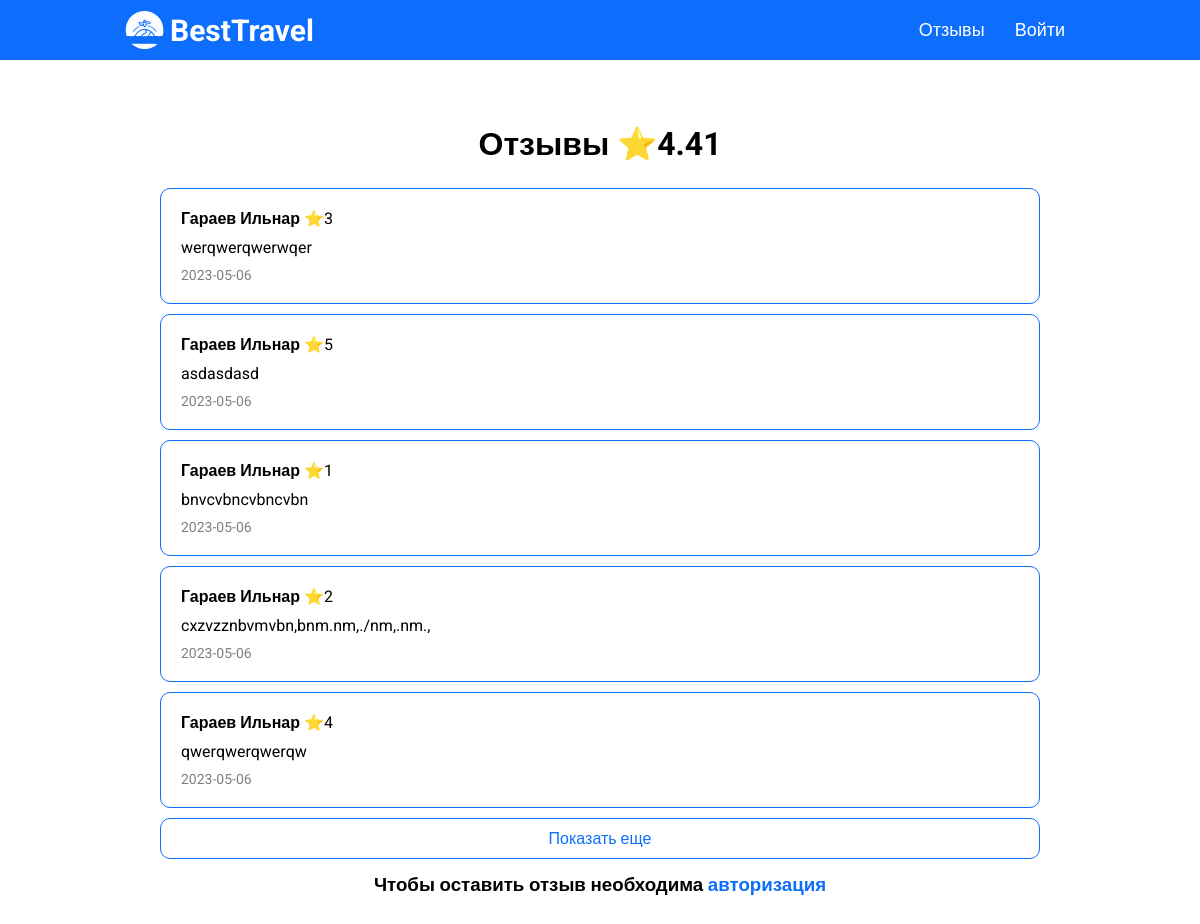
The page /reviews-page.php on the database its author committed.
### tables this page shows
CREATE TABLE `reviews` (
  `review_id` int(11) NOT NULL,
  `review_text` text NOT NULL,
  `review_date` datetime NOT NULL,
  `review_rate` int(11) NOT NULL,
  `user_id` int(11) NOT NULL
);

CREATE TABLE `users` (
  `user_id` int(11) NOT NULL,
  `surname` varchar(50) NOT NULL,
  `name` varchar(50) NOT NULL,
  `patronymic` varchar(50) NOT NULL,
  `email` varchar(50) NOT NULL,
  `phone` varchar(30) NOT NULL,
  `date_birth` date DEFAULT NULL,
  `login` varchar(50) NOT NULL,
  `password` varchar(255) NOT NULL,
  `role_id` int(11) NOT NULL
);

### database/requests.php (called while the page is built, shortened)
<?php
function getAll($string)
{
    require 'connect.php';
    $data = mysqli_query($connect, $string);
    if (mysqli_num_rows($data) > 0) {
        return mysqli_fetch_all($data, MYSQLI_ASSOC);
    } else {
        return false;
    }
}
function getOne($string)
{
    require 'connect.php';
    $data = mysqli_query($connect, $string);
    if (mysqli_num_rows($data) > 0) {
        return mysqli_fetch_assoc($data);
    } else {
        return false;
    }
}
class ApiProvider
{
    public function getReviews()
    {
        return getAll("
            select * from reviews r
            left join users u on u.user_id = r.user_id
            order by r.review_date desc;
        ");
    }
    public function getAvgReviews()
    {
        return getOne("
            select round(avg(review_rate),2) as avg from reviews;
        ");
    }
}
?>

### functions/methods.php (called while the page is built, shortened)
<?php
    class Methods
    {
        public function convDate($date) {
            $x = new DateTime($date);
            return $x->format('Y-m-d');
        }
  }
  $mtd = new Methods;
?>

### reviews-page.php (the view, shortened to what this page needs)
<?php
require_once 'database/requests.php';
require_once 'functions/methods.php';
$reviews = $provider->getReviews();
$avg = $provider->getAvgReviews();
?>
<!DOCTYPE html>
<html lang="ru">
<?php require_once 'templates/head.php'; ?>
<body>
<?php require_once 'templates/header.php'; ?>
<div class="container">
    <?php if($reviews): ?>
        <h1 class="tac">Отзывы &#11088;<?= $avg['avg'] ?></h1>
        <?php foreach($reviews as $item): ?>
            <div class="notification rew">
                <div class="not-title">
                    <b><?= $item['surname'] ?> <?= $item['name'] ?></b> <span class="rate">&#11088;<?= $item['review_rate'] ?></span>
                </div>
                <div class="not-desc">
                    <?= $item['review_text'] ?>
                </div>
                <div class="not-date">
                    <?= $mtd->convDate($item['review_date']) ?>
                </div>
            </div>
        <?php endforeach; ?>
        <button class="review-btn more btn">Показать еще</button>
    <?php else: ?>
        <h2 class="tac">Отзывов нет</h2>
    <?php endif; ?>
    <?php if($_SESSION['user']): ?>
        <form class="review" method="post">
            <textarea name="review_text" placeholder="Оставьте отзыв" rows="5" class="review-text" required></textarea>
            <div class="rating">
                <input type="radio" name="rating" value="5" id="rating-5" class="star-rate">
                <label for="rating-5"></label>
                <input type="radio" name="rating" value="4" id="rating-4" class="star-rate">
                <label for="rating-4"></label>
                <input type="radio" name="rating" value="3" id="rating-3" class="star-rate">
                <label for="rating-3"></label>
                <input type="radio" name="rating" value="2" id="rating-2" class="star-rate">
                <label for="rating-2"></label>
                <input type="radio" name="rating" value="1" id="rating-1" class="star-rate">
                <label for="rating-1"></label>
            </div>
            <button class="btn">Отправить</button>
        </form>
    <?php else: ?>
        <h3 class="tac">Чтобы оставить отзыв необходима <a class="blue" href="auth-page.php">авторизация</a></h3>
    <?php endif; ?>
</div>
</body>
</html>

### assets/css/style.css (style rules this page uses)
* { margin: 0; padding: 0; box-sizing: border-box; font-family: 'Roboto', sans-serif; }
html { scroll-behavior: smooth; }
body { overflow-x: hidden; }
.container { max-width: 1600px; margin: 0 auto; }
a { text-decoration: none; color: black; }
h1, h2, h3, h4, h5 { padding: 15px; }
.tac { text-align: center; }
.btn { transition: .2s linear; color: #0d6efd; }
button, input, select, textarea { background-color: white; padding: 10px 20px; border-radius: 10px; border: 1px solid #0d6efd; font-size: 16px; }
button { cursor: pointer; }
.notification { width: 80%; border: 1px solid #0d6efd; padding: 10px; border-radius: 10px; margin: 10px auto; }
.notification > div { margin: 10px; }
.not-date { color: grey; font-size: 14px; display: flex; justify-content: space-between; align-items: center; }
.blue { color: #0d6efd; }
.review-btn { display: block; width: 80%; margin: 0 auto; }
@media screen and (max-width: 1600px) { .container { padding: 50px; } }

### rows shown on the page
reviews: user.surname "Гараев", user.name "Ильнар", review_rate "3", review_text "werqwerqwerwqer", review_date "2023-05-06"
reviews: user.surname "Гараев", user.name "Ильнар", review_rate "5", review_text "asdasdasd", review_date "2023-05-06"
reviews: user.surname "Гараев", user.name "Ильнар", review_rate "1", review_text "bnvcvbncvbncvbn", review_date "2023-05-06"
reviews: user.surname "Гараев", user.name "Ильнар", review_rate "2", review_text "cxzvzznbvmvbn,bnm.nm,./nm,.nm.,", review_date "2023-05-06"
reviews: user.surname "Гараев", user.name "Ильнар", review_rate "4", review_text "qwerqwerqwerqw", review_date "2023-05-06"

### other values the page prints
$avg['avg'] "4.41"
